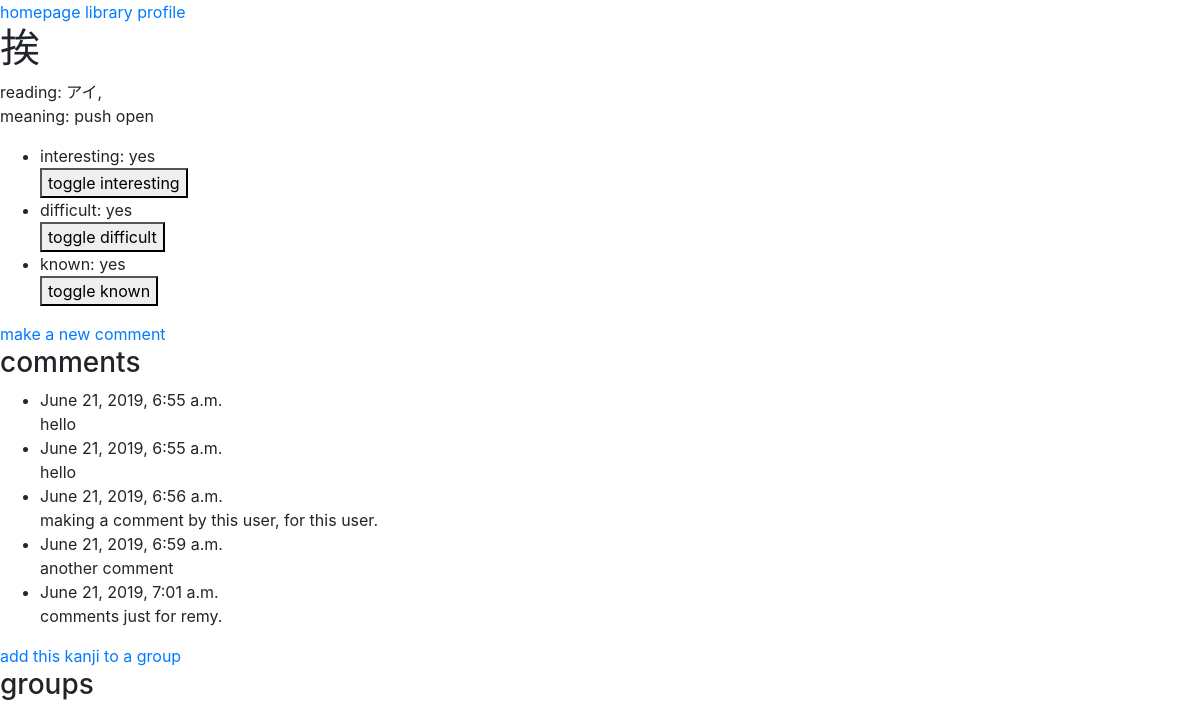
Page /toshokan/3/ (signed in) on the earlier database version.
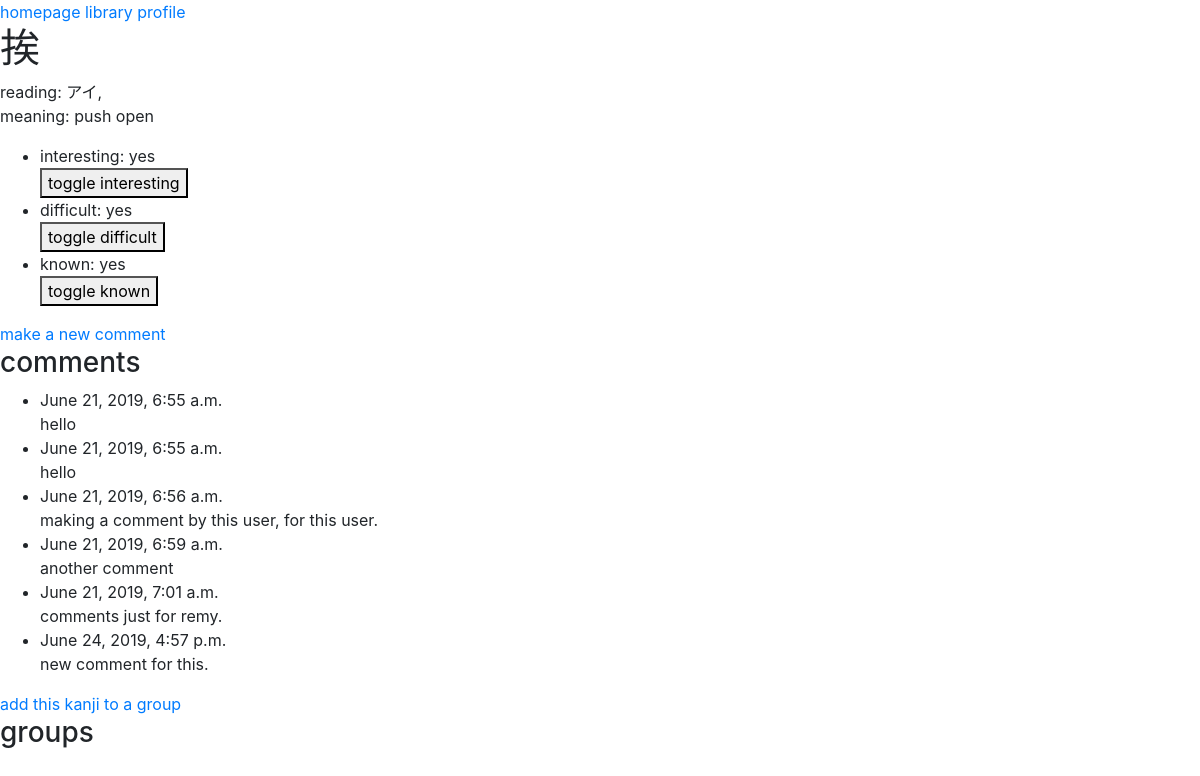
Same page on the later database version.
### toshokan/models.py (models this page shows, shortened)
class Kanji(models.Model):
    character      = models.CharField(max_length=10)
    alt_characters = models.CharField(max_length=10)
    radical        = models.CharField(max_length=10)
    strokes        = models.IntegerField()
    grade          = models.CharField(max_length=2)
    meaning        = models.TextField()
    reading_jpn    = models.CharField(max_length=100)
    reading_eng    = models.CharField(max_length=100)

### base/models.py (models this page shows)
class KanjiComment(models.Model):
    kanji          = models.ForeignKey(Kanji, related_name="kanji_comment", on_delete=models.CASCADE)
    user           = models.ForeignKey(UserProfile, related_name="comment_profile", on_delete=models.CASCADE)
    comment        = models.TextField()
    date_time      = models.DateTimeField(default=timezone.now)
    def __str__(self):
        return str(self.comment)

### toshokan/views.py (the view)
# urls.py: path('<int:kanji_id>/', views.individual, name='individual'),
@login_required
def individual(request, kanji_id):
    kanji          = get_object_or_404(Kanji, pk=kanji_id)
    userprofile    = request.user.profile
    reading_eng    = (kanji.reading_eng).split(",")
    reading_jpn    = (kanji.reading_jpn).split(",")
    comments       = kanji.kanji_comment.all().filter(user=request.user.profile)
    groups         = kanji.kanjigroupelement_set.all()
    is_interesting = kanji.interesting_kanji.all().filter(pk=userprofile.pk).exists()
    is_difficult   = kanji.difficult_kanji.all().filter(pk=userprofile.pk).exists()
    is_known       = kanji.known_kanji.all().filter(pk=userprofile.pk).exists()
    return render(request, 'toshokan/individual.html',
     {'kanji': kanji,
     'reading_eng': reading_eng,
     'reading_jpn': reading_jpn,
     'is_interesting': is_interesting,
     'is_difficult': is_difficult,
     'is_known': is_known,
     'comments': comments,
     'groups': groups,
     })

### toshokan/templates/toshokan/individual.html (shortened to what this page needs)
{% extends 'base/base.html' %}
{% block content %}
    <a href="{% url 'base:index' %}">homepage</a>
    <a href="{% url 'toshokan:index' %}">library</a>
    <a href="{% url 'base:profile' %}">profile</a>
    <h1>
    	{{ kanji.character }}
    </h1>
    <p>
        reading: {% for reading in reading_jpn %}{{ reading }},{% endfor %}
        <br>
        meaning: {{kanji.meaning}}
    </p>
    <ul>
        <li>
            interesting: {% if is_interesting %}yes{% else %}no{% endif %}
            <form action="{% url 'toshokan:toggle_interesting' kanji.id %}" method="POST">
                <button>toggle interesting</button>
            </form>
        </li>
        <li>
            difficult: {% if is_difficult %}yes{% else %}no{% endif %}
            <form action="{% url 'toshokan:toggle_difficult' kanji.id %}" method="POST">
                <button>toggle difficult</button>
            </form>
        </li>
        <li>
            known: {% if is_known %}yes{% else %}no{% endif %}
            <form action="{% url 'toshokan:toggle_known' kanji.id %}" method="POST">
                <button>toggle known</button>
            </form>
        </li>
    </ul>
    <a href="{% url 'toshokan:comment' kanji.id %}">make a new comment</a>
    <h3>comments</h3>
    <ul>
        {% for comment in comments %}
        <li>
            {{ comment.date_time }}
            <br>
            {{ comment }}
        </li>
        {% endfor %}
    </ul>
    <a href="{% url 'toshokan:kanji_group_view' kanji.id %}">add this kanji to a group</a>
    <h3>groups</h3>
{% endblock %}

### base/templates/base/base.html (shortened to what this page needs)
<!DOCTYPE html>
<html lang="en">
<head>
	{% load static %}
	<link rel="stylesheet" href="https://maxcdn.bootstrapcdn.com/bootstrap/4.0.0/css/bootstrap.min.css">
	<link rel="stylesheet" type="text/css" href="{% static 'base/base.css' %}">
</head>
<body>
	<div class="wrapper">
		<div class="content">
			{% block content %}
			{% endblock %}
		</div>
	</div>
</body>
</html>

Differences in the rows shown:
added KanjiComment: date_time "June 24, 2019, 4:57 p.m.", comment "new comment for this."
